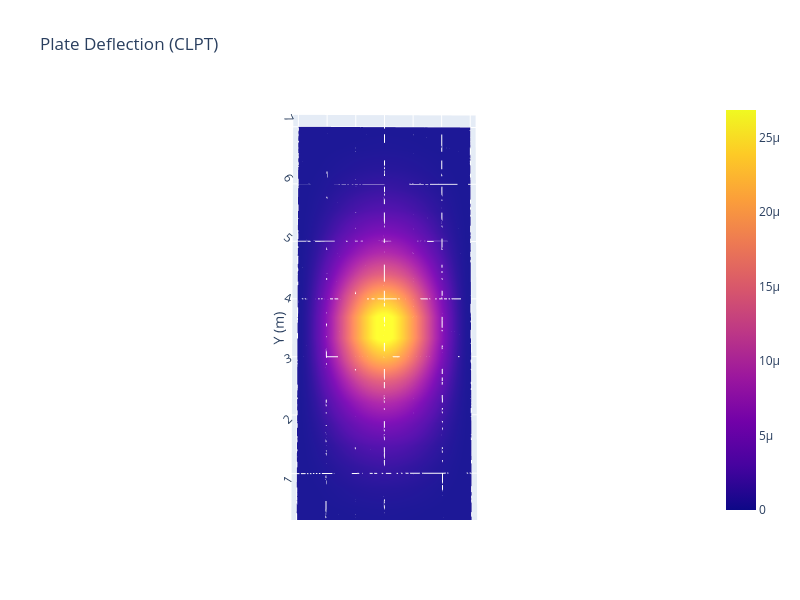

Source (notebook cell):
### Code cell
import plotly.graph_objects as go

fig = go.Figure(data=[go.Surface(x=X, y=Y, z=W)])

fig.update_layout(
    title='Plate Deflection (CLPT)',
    scene=dict(
        xaxis_title='X (m)',
        yaxis_title='Y (m)',
        zaxis_title='W (m)',
        aspectmode='data',
        camera=dict(
            eye=dict(x=0, y=0, z=100*a/2),
            center=dict(x=a/2, y=b/2, z=0),
            up=dict(x=0, y=1, z=0)
        )
    ),
    width=800,
    height=600
)

fig.show()

### Figure 1 — Plotly figure (JSON) as saved in the notebook; plotly's stock layout.template omitted (floating-point values rounded to 4 significant figures; data arrays with more than 128 entries replaced by an {"elided": "..."} marker saying what was removed)
{"data": [{"type": "surface", "x": {"elided": "40x20 float values"}, "y": {"elided": "40x20 float values"}, "z": {"elided": "40x20 float values"}}], "layout": {"height": 600, "scene": {"aspectmode": "data", "camera": {"center": {"x": 1.5, "y": 3.5, "z": 0}, "eye": {"x": 0, "y": 0, "z": 150}, "up": {"x": 0, "y": 1, "z": 0}}, "xaxis": {"title": {"text": "X (m)"}}, "yaxis": {"title": {"text": "Y (m)"}}, "zaxis": {"title": {"text": "W (m)"}}}, "title": {"text": "Plate Deflection (CLPT)"}, "width": 800}}
